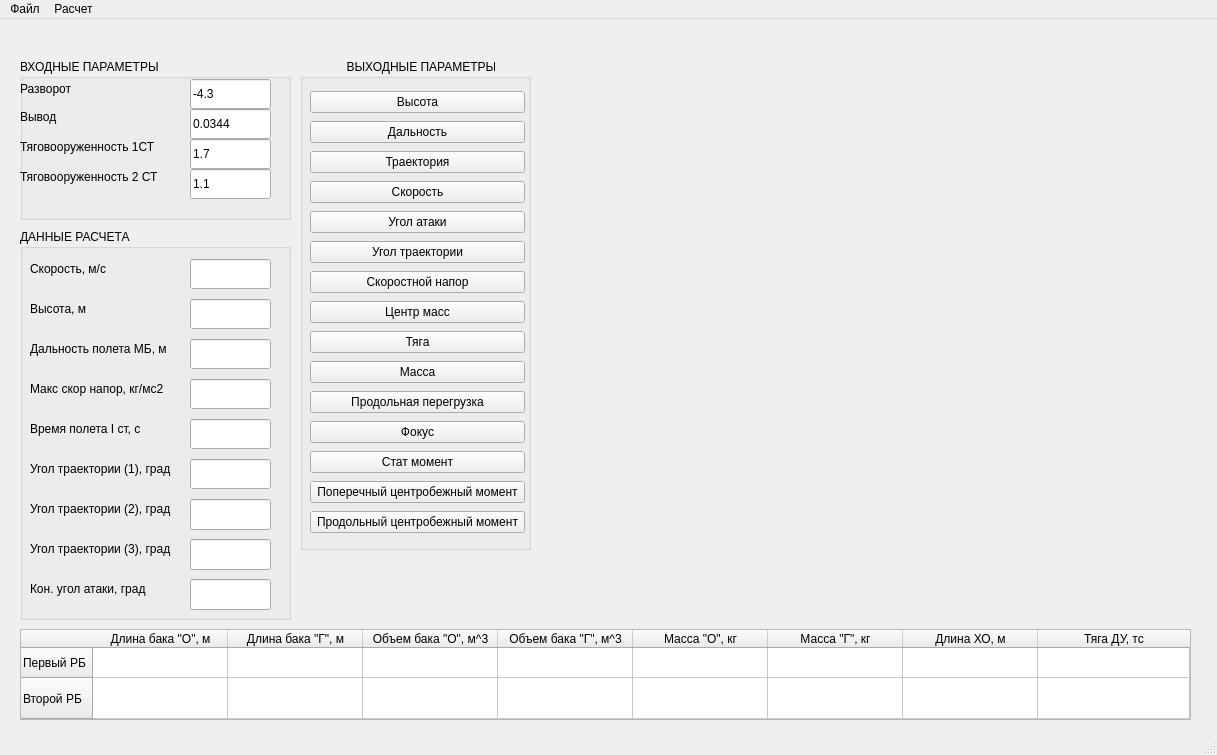
<?xml version="1.0" encoding="UTF-8"?>
<ui version="4.0">
 <class>MainWindow</class>
 <widget class="QMainWindow" name="MainWindow">
  <property name="geometry">
   <rect>
    <x>0</x>
    <y>0</y>
    <width>1217</width>
    <height>755</height>
   </rect>
  </property>
  <property name="windowTitle">
   <string>Проектный расчет двухступенчатой ракеты</string>
  </property>
  <property name="styleSheet">
   <string notr="true"/>
  </property>
  <widget class="QWidget" name="centralwidget">
   <widget class="QCustomPlot" name="widget" native="true">
    <property name="geometry">
     <rect>
      <x>550</x>
      <y>60</y>
      <width>641</width>
      <height>481</height>
     </rect>
    </property>
    <property name="font">
     <font>
      <underline>false</underline>
     </font>
    </property>
    <property name="toolTipDuration">
     <number>0</number>
    </property>
   </widget>
   <widget class="QGroupBox" name="groupBox">
    <property name="geometry">
     <rect>
      <x>20</x>
      <y>40</y>
      <width>271</width>
      <height>161</height>
     </rect>
    </property>
    <property name="styleSheet">
     <string notr="true"/>
    </property>
    <property name="title">
     <string>ВХОДНЫЕ ПАРАМЕТРЫ</string>
    </property>
    <widget class="QLineEdit" name="lineEdit_5">
     <property name="geometry">
      <rect>
       <x>170</x>
       <y>20</y>
       <width>81</width>
       <height>30</height>
      </rect>
     </property>
     <property name="text">
      <string>-4.3</string>
     </property>
    </widget>
    <widget class="QLineEdit" name="lineEdit_4">
     <property name="geometry">
      <rect>
       <x>170</x>
       <y>50</y>
       <width>81</width>
       <height>30</height>
      </rect>
     </property>
     <property name="text">
      <string>0.0344</string>
     </property>
    </widget>
    <widget class="QLabel" name="label_4">
     <property name="geometry">
      <rect>
       <x>0</x>
       <y>20</y>
       <width>61</width>
       <height>20</height>
      </rect>
     </property>
     <property name="text">
      <string>Разворот</string>
     </property>
    </widget>
    <widget class="QLabel" name="label_5">
     <property name="geometry">
      <rect>
       <x>0</x>
       <y>50</y>
       <width>49</width>
       <height>16</height>
      </rect>
     </property>
     <property name="text">
      <string>Вывод</string>
     </property>
    </widget>
    <widget class="QLineEdit" name="lineEdit_10">
     <property name="geometry">
      <rect>
       <x>170</x>
       <y>80</y>
       <width>81</width>
       <height>30</height>
      </rect>
     </property>
     <property name="text">
      <string>1.7</string>
     </property>
    </widget>
    <widget class="QLineEdit" name="lineEdit_11">
     <property name="geometry">
      <rect>
       <x>170</x>
       <y>110</y>
       <width>81</width>
       <height>30</height>
      </rect>
     </property>
     <property name="text">
      <string>1.1</string>
     </property>
    </widget>
    <widget class="QLabel" name="label_12">
     <property name="geometry">
      <rect>
       <x>0</x>
       <y>80</y>
       <width>141</width>
       <height>16</height>
      </rect>
     </property>
     <property name="text">
      <string>Тяговооруженность 1СТ</string>
     </property>
    </widget>
    <widget class="QLabel" name="label_13">
     <property name="geometry">
      <rect>
       <x>0</x>
       <y>110</y>
       <width>151</width>
       <height>16</height>
      </rect>
     </property>
     <property name="text">
      <string>Тяговооруженность 2 СТ</string>
     </property>
    </widget>
   </widget>
   <widget class="QTableWidget" name="tableWidget">
    <property name="enabled">
     <bool>true</bool>
    </property>
    <property name="geometry">
     <rect>
      <x>20</x>
      <y>610</y>
      <width>1171</width>
      <height>91</height>
     </rect>
    </property>
    <property name="contextMenuPolicy">
     <enum>Qt::DefaultContextMenu</enum>
    </property>
    <property name="acceptDrops">
     <bool>false</bool>
    </property>
    <property name="toolTip">
     <string>&lt;html&gt;&lt;head/&gt;&lt;body&gt;&lt;p align=&quot;center&quot;&gt;&lt;br/&gt;&lt;/p&gt;&lt;/body&gt;&lt;/html&gt;</string>
    </property>
    <property name="toolTipDuration">
     <number>0</number>
    </property>
    <property name="whatsThis">
     <string>&lt;html&gt;&lt;head/&gt;&lt;body&gt;&lt;p align=&quot;center&quot;&gt;&lt;br/&gt;&lt;/p&gt;&lt;/body&gt;&lt;/html&gt;</string>
    </property>
    <property name="layoutDirection">
     <enum>Qt::LeftToRight</enum>
    </property>
    <property name="autoFillBackground">
     <bool>false</bool>
    </property>
    <property name="dragEnabled">
     <bool>false</bool>
    </property>
    <property name="dragDropMode">
     <enum>QAbstractItemView::NoDragDrop</enum>
    </property>
    <property name="alternatingRowColors">
     <bool>false</bool>
    </property>
    <property name="gridStyle">
     <enum>Qt::CustomDashLine</enum>
    </property>
    <property name="sortingEnabled">
     <bool>true</bool>
    </property>
    <property name="wordWrap">
     <bool>true</bool>
    </property>
    <attribute name="horizontalHeaderVisible">
     <bool>true</bool>
    </attribute>
    <attribute name="horizontalHeaderCascadingSectionResizes">
     <bool>false</bool>
    </attribute>
    <attribute name="horizontalHeaderMinimumSectionSize">
     <number>100</number>
    </attribute>
    <attribute name="horizontalHeaderDefaultSectionSize">
     <number>135</number>
    </attribute>
    <attribute name="horizontalHeaderHighlightSections">
     <bool>false</bool>
    </attribute>
    <attribute name="horizontalHeaderShowSortIndicator" stdset="0">
     <bool>false</bool>
    </attribute>
    <attribute name="horizontalHeaderStretchLastSection">
     <bool>true</bool>
    </attribute>
    <attribute name="verticalHeaderCascadingSectionResizes">
     <bool>true</bool>
    </attribute>
    <attribute name="verticalHeaderMinimumSectionSize">
     <number>30</number>
    </attribute>
    <attribute name="verticalHeaderDefaultSectionSize">
     <number>30</number>
    </attribute>
    <attribute name="verticalHeaderShowSortIndicator" stdset="0">
     <bool>true</bool>
    </attribute>
    <attribute name="verticalHeaderStretchLastSection">
     <bool>true</bool>
    </attribute>
    <row>
     <property name="text">
      <string>Первый РБ</string>
     </property>
    </row>
    <row>
     <property name="text">
      <string>Второй РБ</string>
     </property>
    </row>
    <column>
     <property name="text">
      <string>Длина бака &quot;О&quot;, м</string>
     </property>
    </column>
    <column>
     <property name="text">
      <string>Длина бака &quot;Г&quot;, м</string>
     </property>
    </column>
    <column>
     <property name="text">
      <string>Объем бака &quot;О&quot;, м^3</string>
     </property>
    </column>
    <column>
     <property name="text">
      <string>Объем бака &quot;Г&quot;, м^3</string>
     </property>
    </column>
    <column>
     <property name="text">
      <string>Масса &quot;О&quot;, кг</string>
     </property>
    </column>
    <column>
     <property name="text">
      <string>Масса &quot;Г&quot;, кг</string>
     </property>
    </column>
    <column>
     <property name="text">
      <string>Длина ХО, м</string>
     </property>
    </column>
    <column>
     <property name="text">
      <string>Тяга ДУ, тс</string>
     </property>
    </column>
    <item row="0" column="0">
     <property name="text">
      <string/>
     </property>
     <property name="textAlignment">
      <set>AlignCenter</set>
     </property>
     <property name="background">
      <brush brushstyle="NoBrush">
       <color alpha="255">
        <red>1</red>
        <green>0</green>
        <blue>0</blue>
       </color>
      </brush>
     </property>
     <property name="foreground">
      <brush brushstyle="NoBrush">
       <color alpha="255">
        <red>0</red>
        <green>0</green>
        <blue>0</blue>
       </color>
      </brush>
     </property>
     <property name="icon">
      <iconset theme="applications-internet">
       <normaloff>.</normaloff>.</iconset>
     </property>
    </item>
   </widget>
   <widget class="QGroupBox" name="groupBox_2">
    <property name="geometry">
     <rect>
      <x>20</x>
      <y>210</y>
      <width>271</width>
      <height>391</height>
     </rect>
    </property>
    <property name="title">
     <string>ДАННЫЕ РАСЧЕТА</string>
    </property>
    <widget class="QLineEdit" name="lineEdit">
     <property name="geometry">
      <rect>
       <x>170</x>
       <y>30</y>
       <width>81</width>
       <height>30</height>
      </rect>
     </property>
    </widget>
    <widget class="QLabel" name="label_2">
     <property name="geometry">
      <rect>
       <x>10</x>
       <y>30</y>
       <width>161</width>
       <height>20</height>
      </rect>
     </property>
     <property name="text">
      <string>Скорость, м/c</string>
     </property>
    </widget>
    <widget class="QLineEdit" name="lineEdit_2">
     <property name="geometry">
      <rect>
       <x>170</x>
       <y>70</y>
       <width>81</width>
       <height>30</height>
      </rect>
     </property>
    </widget>
    <widget class="QLabel" name="label_3">
     <property name="geometry">
      <rect>
       <x>10</x>
       <y>70</y>
       <width>161</width>
       <height>20</height>
      </rect>
     </property>
     <property name="text">
      <string>Высота, м</string>
     </property>
    </widget>
    <widget class="QLabel" name="label_9">
     <property name="geometry">
      <rect>
       <x>10</x>
       <y>110</y>
       <width>161</width>
       <height>20</height>
      </rect>
     </property>
     <property name="text">
      <string>Дальность полета МБ, м</string>
     </property>
    </widget>
    <widget class="QLineEdit" name="lineEdit_7">
     <property name="geometry">
      <rect>
       <x>170</x>
       <y>110</y>
       <width>81</width>
       <height>30</height>
      </rect>
     </property>
    </widget>
    <widget class="QLabel" name="label">
     <property name="geometry">
      <rect>
       <x>10</x>
       <y>190</y>
       <width>161</width>
       <height>20</height>
      </rect>
     </property>
     <property name="text">
      <string>Время полета I ст, с</string>
     </property>
    </widget>
    <widget class="QLineEdit" name="lineEdit_3">
     <property name="geometry">
      <rect>
       <x>170</x>
       <y>190</y>
       <width>81</width>
       <height>30</height>
      </rect>
     </property>
    </widget>
    <widget class="QLineEdit" name="lineEdit_6">
     <property name="geometry">
      <rect>
       <x>170</x>
       <y>150</y>
       <width>81</width>
       <height>30</height>
      </rect>
     </property>
    </widget>
    <widget class="QLabel" name="label_8">
     <property name="geometry">
      <rect>
       <x>10</x>
       <y>150</y>
       <width>161</width>
       <height>20</height>
      </rect>
     </property>
     <property name="text">
      <string>Макс скор напор, кг/мс2</string>
     </property>
    </widget>
    <widget class="QLabel" name="label_11">
     <property name="geometry">
      <rect>
       <x>10</x>
       <y>270</y>
       <width>161</width>
       <height>20</height>
      </rect>
     </property>
     <property name="text">
      <string>Угол траектории (2), град</string>
     </property>
    </widget>
    <widget class="QLabel" name="label_10">
     <property name="geometry">
      <rect>
       <x>10</x>
       <y>230</y>
       <width>161</width>
       <height>20</height>
      </rect>
     </property>
     <property name="text">
      <string>Угол траектории (1), град</string>
     </property>
    </widget>
    <widget class="QLineEdit" name="lineEdit_9">
     <property name="geometry">
      <rect>
       <x>170</x>
       <y>270</y>
       <width>81</width>
       <height>31</height>
      </rect>
     </property>
    </widget>
    <widget class="QLineEdit" name="lineEdit_8">
     <property name="geometry">
      <rect>
       <x>170</x>
       <y>230</y>
       <width>81</width>
       <height>30</height>
      </rect>
     </property>
    </widget>
    <widget class="QLabel" name="label_14">
     <property name="geometry">
      <rect>
       <x>10</x>
       <y>350</y>
       <width>161</width>
       <height>20</height>
      </rect>
     </property>
     <property name="text">
      <string>Кон. угол атаки, град</string>
     </property>
    </widget>
    <widget class="QLineEdit" name="lineEdit_12">
     <property name="geometry">
      <rect>
       <x>170</x>
       <y>350</y>
       <width>81</width>
       <height>31</height>
      </rect>
     </property>
    </widget>
    <widget class="QLabel" name="label_15">
     <property name="geometry">
      <rect>
       <x>10</x>
       <y>310</y>
       <width>161</width>
       <height>20</height>
      </rect>
     </property>
     <property name="text">
      <string>Угол траектории (3), град</string>
     </property>
    </widget>
    <widget class="QLineEdit" name="lineEdit_13">
     <property name="geometry">
      <rect>
       <x>170</x>
       <y>310</y>
       <width>81</width>
       <height>31</height>
      </rect>
     </property>
    </widget>
   </widget>
   <widget class="QGroupBox" name="groupBox_3">
    <property name="geometry">
     <rect>
      <x>300</x>
      <y>40</y>
      <width>231</width>
      <height>491</height>
     </rect>
    </property>
    <property name="title">
     <string>              ВЫХОДНЫЕ ПАРАМЕТРЫ</string>
    </property>
    <widget class="QWidget" name="verticalLayoutWidget">
     <property name="geometry">
      <rect>
       <x>10</x>
       <y>30</y>
       <width>215</width>
       <height>446</height>
      </rect>
     </property>
     <layout class="QVBoxLayout" name="verticalLayout">
      <item>
       <widget class="QPushButton" name="heightButton">
        <property name="contextMenuPolicy">
         <enum>Qt::CustomContextMenu</enum>
        </property>
        <property name="text">
         <string>Высота</string>
        </property>
        <property name="checkable">
         <bool>false</bool>
        </property>
        <property name="autoRepeat">
         <bool>false</bool>
        </property>
        <property name="autoExclusive">
         <bool>false</bool>
        </property>
        <property name="autoDefault">
         <bool>false</bool>
        </property>
       </widget>
      </item>
      <item>
       <widget class="QPushButton" name="distanceButton">
        <property name="text">
         <string>Дальность</string>
        </property>
       </widget>
      </item>
      <item>
       <widget class="QPushButton" name="trjButton">
        <property name="text">
         <string>Траектория</string>
        </property>
       </widget>
      </item>
      <item>
       <widget class="QPushButton" name="velButton">
        <property name="text">
         <string>Скорость</string>
        </property>
       </widget>
      </item>
      <item>
       <widget class="QPushButton" name="alphaButton">
        <property name="text">
         <string>Угол атаки</string>
        </property>
       </widget>
      </item>
      <item>
       <widget class="QPushButton" name="angleButton">
        <property name="text">
         <string>Угол траектории</string>
        </property>
       </widget>
      </item>
      <item>
       <widget class="QPushButton" name="vhButton">
        <property name="text">
         <string>Скоростной напор</string>
        </property>
       </widget>
      </item>
      <item>
       <widget class="QPushButton" name="centerButton">
        <property name="text">
         <string>Центр масс</string>
        </property>
       </widget>
      </item>
      <item>
       <widget class="QPushButton" name="pushButton_11">
        <property name="text">
         <string>Тяга</string>
        </property>
       </widget>
      </item>
      <item>
       <widget class="QPushButton" name="massButton">
        <property name="text">
         <string>Масса</string>
        </property>
       </widget>
      </item>
      <item>
       <widget class="QPushButton" name="pushButton_14">
        <property name="text">
         <string>Продольная перегрузка</string>
        </property>
       </widget>
      </item>
      <item>
       <widget class="QPushButton" name="pushButton_15">
        <property name="text">
         <string>Фокус</string>
        </property>
       </widget>
      </item>
      <item>
       <widget class="QPushButton" name="staticButton">
        <property name="text">
         <string>Стат момент</string>
        </property>
       </widget>
      </item>
      <item>
       <widget class="QPushButton" name="YZmomentButton">
        <property name="text">
         <string>Поперечный центробежный момент</string>
        </property>
       </widget>
      </item>
      <item>
       <widget class="QPushButton" name="XmomentButton">
        <property name="text">
         <string>Продольный центробежный момент</string>
        </property>
       </widget>
      </item>
     </layout>
    </widget>
   </widget>
  </widget>
  <widget class="QStatusBar" name="statusbar"/>
  <widget class="QMenuBar" name="menubar">
   <property name="geometry">
    <rect>
     <x>0</x>
     <y>0</y>
     <width>1217</width>
     <height>21</height>
    </rect>
   </property>
   <widget class="QMenu" name="menu">
    <property name="title">
     <string>Расчет</string>
    </property>
    <addaction name="action"/>
    <addaction name="action_2"/>
    <addaction name="separator"/>
    <addaction name="separator"/>
    <addaction name="separator"/>
    <addaction name="action_6"/>
   </widget>
   <widget class="QMenu" name="menu_2">
    <property name="title">
     <string>Файл</string>
    </property>
    <addaction name="action_4"/>
   </widget>
   <addaction name="menu_2"/>
   <addaction name="menu"/>
  </widget>
  <action name="action">
   <property name="text">
    <string>Трасса полета</string>
   </property>
  </action>
  <action name="action_2">
   <property name="enabled">
    <bool>false</bool>
   </property>
   <property name="text">
    <string>МЦИХ</string>
   </property>
  </action>
  <action name="action_3">
   <property name="text">
    <string>Динамика</string>
   </property>
  </action>
  <action name="action_4">
   <property name="text">
    <string>Выход</string>
   </property>
  </action>
  <action name="action_6">
   <property name="enabled">
    <bool>false</bool>
   </property>
   <property name="text">
    <string>Углы</string>
   </property>
  </action>
 </widget>
 <customwidgets>
  <customwidget>
   <class>QCustomPlot</class>
   <extends>QWidget</extends>
   <header>qcustomplot.h</header>
   <container>1</container>
  </customwidget>
 </customwidgets>
 <resources/>
 <connections/>
</ui>
